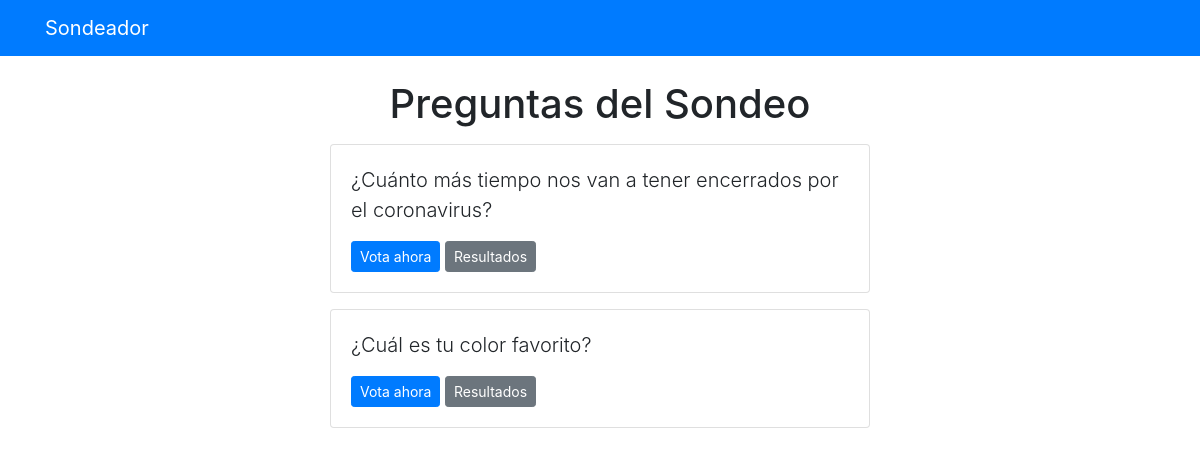
Page /sondeos/ on the committed database.
### sondeos/models.py (models this page shows, shortened)
class Questions(models.Model):
    question_text = models.CharField(max_length=200)
    pub_date = models.DateTimeField("date published")

### sondeos/views.py (the view)
# urls.py: urlpatterns = [path("", views.index, name="index")]
def index(request):
    latest_question_list = Questions.objects.order_by("-pub_date")[:5]
    context = {"latest_question_list": latest_question_list}
    return render(request, "sondeos/index.html", context)

### templates/sondeos/index.html
{% extends 'base.html' %}
{% block content %}
<h1 class="text-center mb-3">Preguntas del Sondeo</h1>
{% if latest_question_list %}
{% for question in latest_question_list %}
<div class="card mb-3">
    <div class="card-body">
        <p class="lead">
            {{question.question_text}}
        </p>
        <a href="{% url 'sondeos:detail' question.id %}"
            class="btn btn-primary btn-sm">Vota ahora</a>
        <a href="{% url 'sondeos:results' question.id %}"
            class="btn btn-secondary btn-sm">Resultados</a>
    </div>
</div>
{% endfor %}
{% else %}
<p>No hay sondeos disponibles</p>
{% endif %}
{% endblock %}

### rows in the picture
Questions: question_text "¿Cuánto más tiempo nos van a tener encerrados por el coronavirus?"
Questions: question_text "¿Cuál es tu color favorito?"
